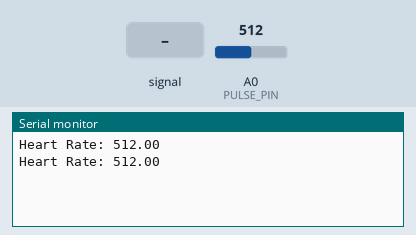
Simulated run of this sketch. Board: Arduino Uno, built with avr-gcc and run on an emulated ATmega328P. On the bench: the last lines printed to the serial monitor. Inputs (shaded band) come from the test bench; at power-on: A0 (PULSE_PIN) = 512.

Above: at 1.8 s.
1.9 s: A0 (PULSE_PIN) fed a 200 Hz sine of ±81 counts around its level
At 2.6 s:
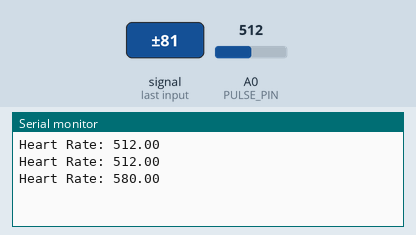
3.4 s: A0 (PULSE_PIN) set to 716
At 4.7 s:
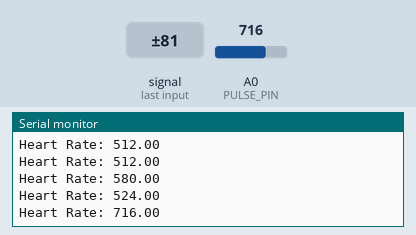
4.9 s: A0 (PULSE_PIN) fed a 1000 Hz sine of ±255 counts around its level
At 5.8 s:
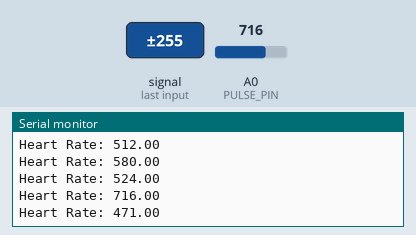
6.4 s: A0 (PULSE_PIN) set to 900
At 7.7 s:
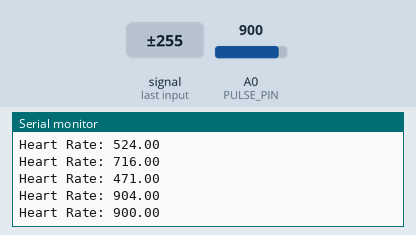
Timing chart, 0 to 8.9 s (numbered marks = the images above; inputs shaded):
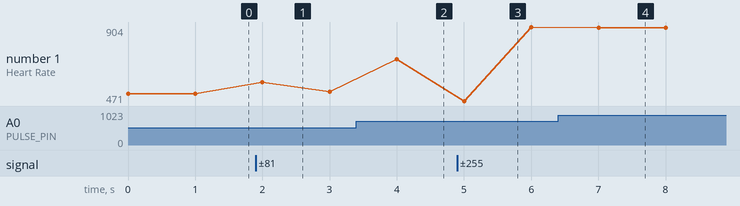

Measured:
- after the input at 1.9 s, the serial monitor: prints a new line after 0.10 s (image 1)
- after the input at 3.4 s, the serial monitor: prints a new line after 0.60 s (image 2)
- after the input at 4.9 s, the serial monitor: prints a new line after 0.10 s (image 3)
- after the input at 6.4 s, the serial monitor: prints a new line after 0.61 s (image 4)
- plotted number 1: 512 → 524 after the input at 1.9 s, 524 → 716 after the input at 3.4 s, 716 → 904 after the input at 4.9 s, 904 → 900 after the input at 6.4 s

The sketch:

Heart_beat.ino
```cpp
#define PULSE_PIN A0

void setup() {
  Serial.begin(9600);
}

void loop() {
  int pulseValue = analogRead(PULSE_PIN);
  float heartRate = pulseValue; // Simplified for demonstration
  Serial.print("Heart Rate: ");
  Serial.println(heartRate);
  delay(1000);
}
```
